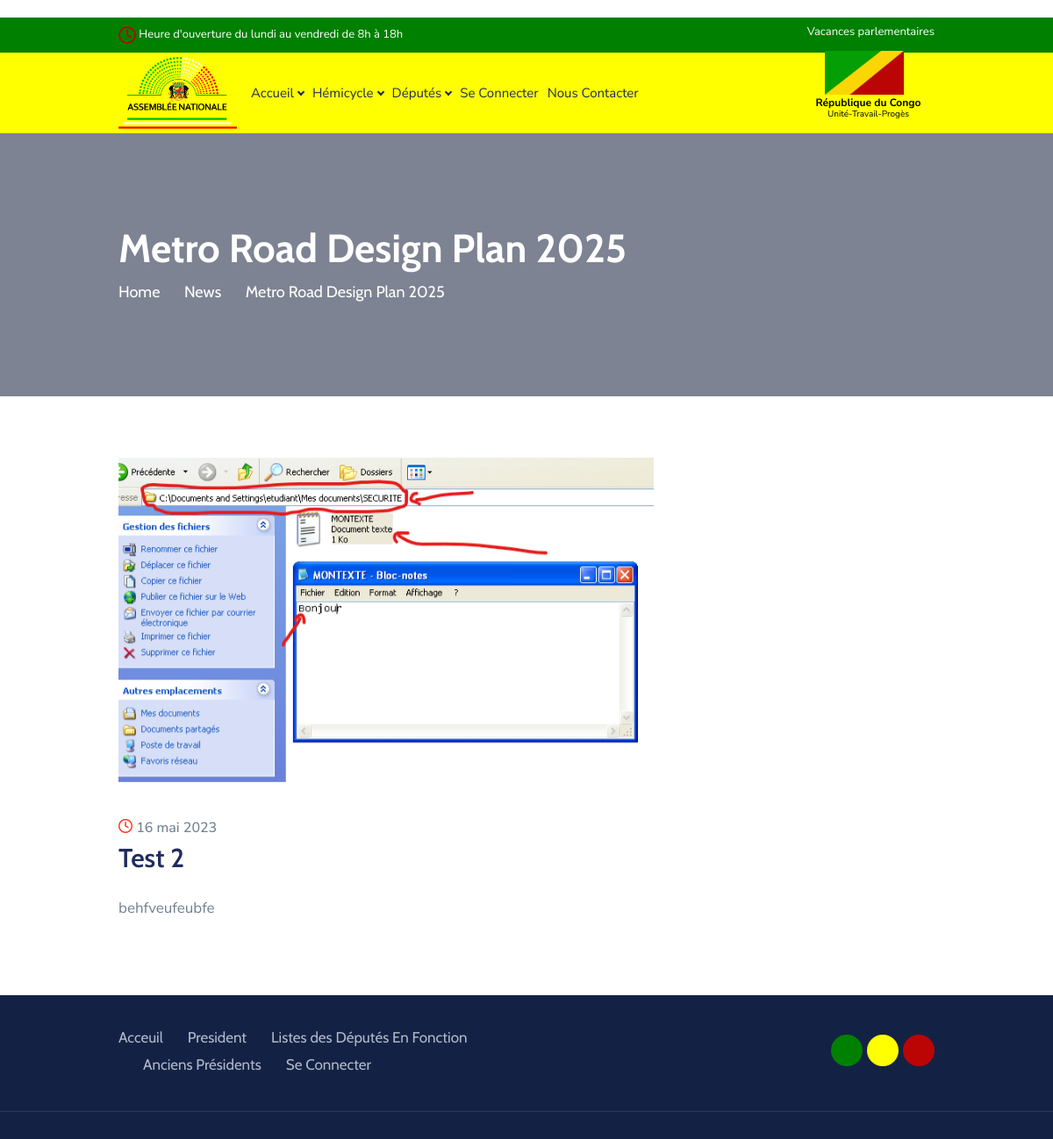
The page /actualite-image-details/2 (upper part) on the database as committed earlier.
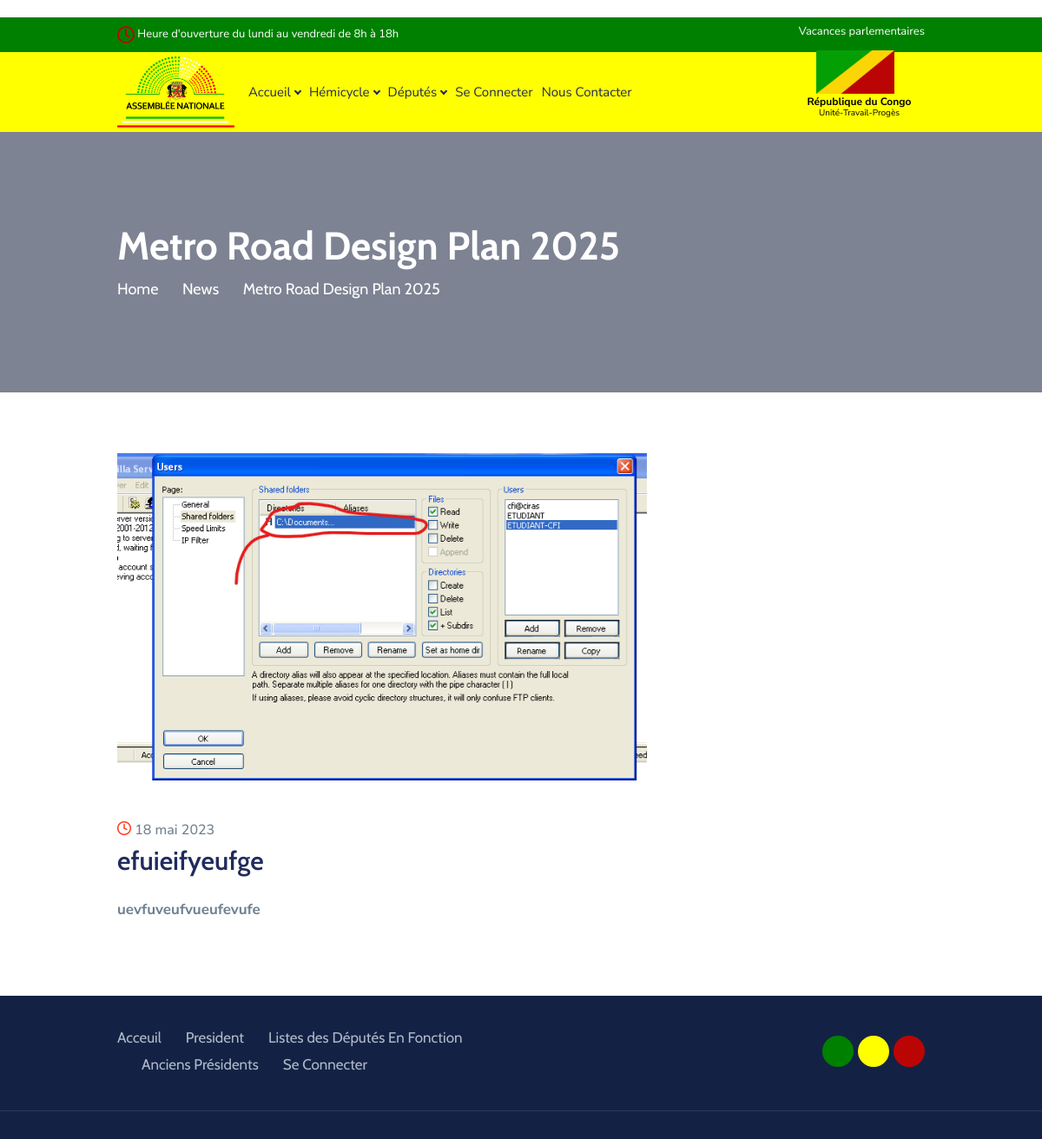
The same page on the database as committed later.
### web/models.py (models this page shows, shortened)
class ImageAssociee(models.Model):
    source = models.ImageField(upload_to="actualites/images/", null=True, blank=True)
    actualiteImage = models.ForeignKey(ActualiteImage, on_delete=models.CASCADE)

class Actualite(models.Model):
    titre = models.CharField(max_length=255, blank=False, verbose_name="Titre de l'actualite")
    created_at = models.DateTimeField(auto_now=True)
    updated_at = models.DateTimeField(auto_now=True)

class ActualiteImage(Actualite):
    description = HTMLField()

### web/views.py (the view)
# urls.py: path('actualite-image-details/<str:id>', views.actualite_image_details, name='actualite-image-details'),
def actualite_image_details(request, id):
    actualiteImage = ""
    imageAssociees = ""
    try:
        actualiteImage = ActualiteImage.objects.get(pk=id)
        imageAssociees = actualiteImage.imageassociee_set.all()
    except:
        messages.error(request, "L'image n'existe pas")
    context = {
        'actualiteImage':actualiteImage,
        'imageAssociees':imageAssociees
    }
    return render(request, 'web/actualite_image_details.html', context)

### web/templates/web/actualite_image_details.html (shortened to what this page needs)
{% extends 'web/base.html' %}
{% block content %}
<main>
    <header class="pageMainHead d-flex position-relative bgCover w-100 text-white" style="background-image: url(http://placehold.it/1920x300);">
        <div class="alignHolder d-flex w-100 align-items-center">
            <div class="align w-100 position-relative">
                <div class="container">
                    <h1 class="text-white mb-2">Metro Road Design Plan 2025</h1>
                    <nav aria-label="breadcrumb">
                        <ol class="breadcrumb breadcrWhite rounded-0 border-0 p-0 fontAlter mb-0">
                            <li class="breadcrumb-item"><a href="home.html">Home</a></li>
                            <li class="breadcrumb-item"><a href="newsClassic.html">News</a></li>
                            <li class="breadcrumb-item active" aria-current="page">Metro Road Design Plan 2025</li>
                        </ol>
                    </nav>
                </div>
            </div>
        </div>
    </header>
    <article class="newsSingleWrap pt-7 pb-2 pt-md-9 pb-md-4 pt-lg-14 pb-lg-8 pt-xl-22 pb-xl-13">
        <div class="container">
            <div class="row">
                <div class="col-12 col-lg-8 col-xl-9 mb-6">
                    <div class="pr-xl-14">
                        <div class="imgHolder mb-4 mb-md-8 position-relative">
                            <div class="nrcImageSlider">
                                {% for imageAssociee in imageAssociees %}
                                    <div>
                                        <div class="imgWrap">
                                            <img src="{{imageAssociee.source.url}}" class="img-fluid w-100" alt="image description">
                                        </div>
                                    </div>
                                {% endfor %}
                            </div>
                        </div>
                        <header class="nrcHead">
                            <strong class="d-block fwMedium title mb-1">
                                <i class="icnTheme fwMedium icomoon-clock"><span class="sr-only">icon</span></i>
                                <time datetime="2011-01-12">{{actualiteImage.created_at|date}}</time>
                            </strong>
                            <h2 class="h2vii fwSemiBold mb-5">{{actualiteImage.titre}}</h2>
                        </header>
                        <p>{{actualiteImage.description|safe}}</p>
                    </div>
                </div>
            </div>
        </div>
    </article>
</main>
{% endblock content %}

Rows that differ between the two databases and show on the page:
changed ImageAssociee: source: a different picture
changed Actualite: created_at "16 mai 2023" → "18 mai 2023"; titre "Test 2" → "efuieifyeufge"
changed ActualiteImage: description "behfveufeubfe" → "uevfuveufvueufevufe"
